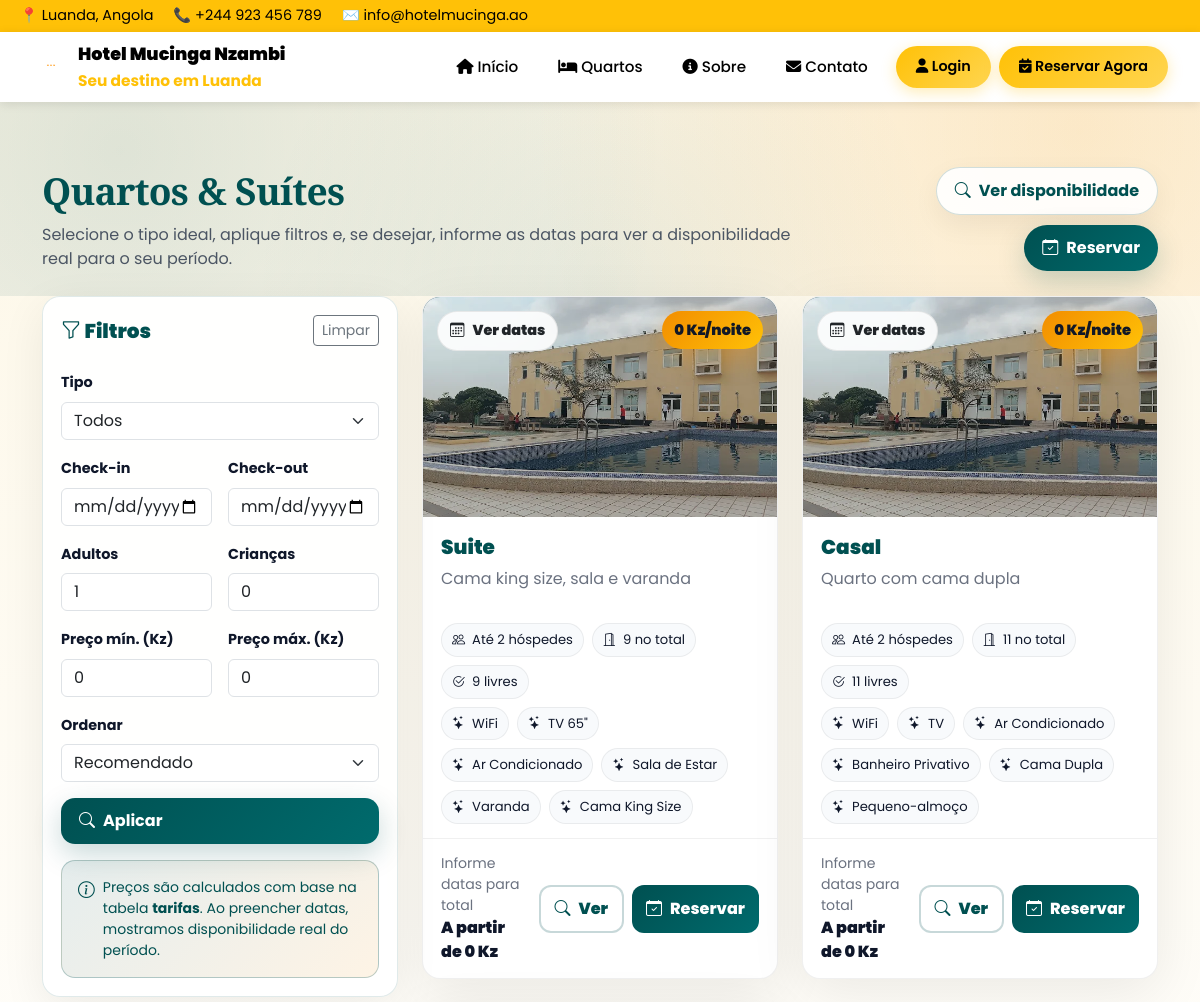
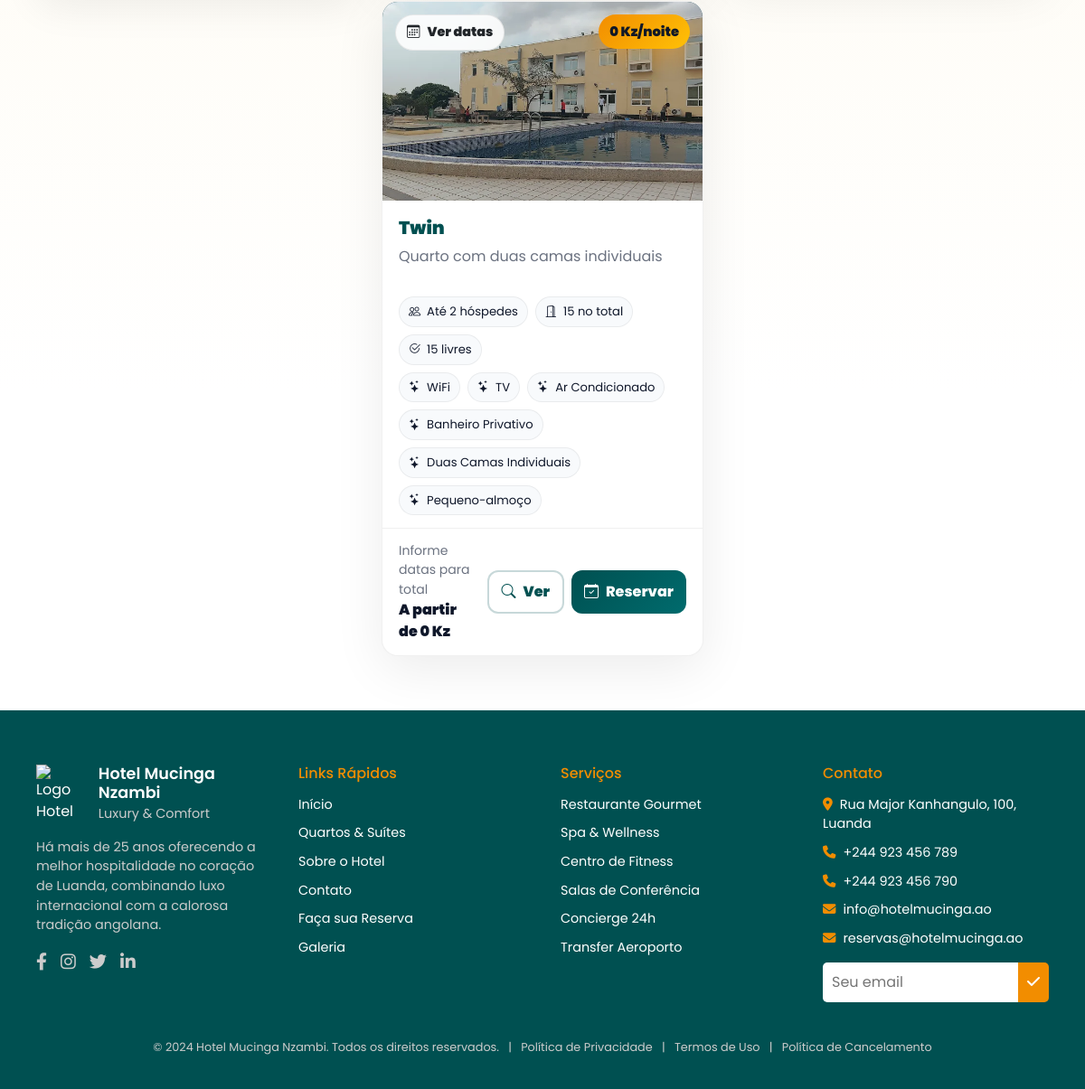
Screenshot of /quartos.php with the database file from the repository (2 pictures, top to bottom).
### tables this page shows
CREATE TABLE tipos_quarto (
    id INT AUTO_INCREMENT PRIMARY KEY,
    nome VARCHAR(255) NOT NULL,
    descricao TEXT,
    capacidade_adultos INT DEFAULT 2,
    capacidade_criancas INT DEFAULT 0,
    amenidades JSON,
    foto_capa VARCHAR(255),
    ativo TINYINT(1) DEFAULT 1,
    criado_em TIMESTAMP DEFAULT CURRENT_TIMESTAMP,
    atualizado_em TIMESTAMP DEFAULT CURRENT_TIMESTAMP ON UPDATE CURRENT_TIMESTAMP
);

### includes/helpers.php (called while the page is built, shortened)
<?php
function buscarTarifa($tipoQuartoId, $checkin) {
    $db = getDB();
    $stmt = $db->prepare("
        SELECT preco_noite
        FROM tarifas
        WHERE tipo_quarto_id = ?
        AND inicio <= ?
        AND fim >= ?
        ORDER BY inicio DESC
        LIMIT 1
    ");
    $stmt->execute([$tipoQuartoId, $checkin, $checkin]);
    $tarifa = $stmt->fetch();
    return $tarifa ? floatval($tarifa['preco_noite']) : 0;
}
?>

### quartos.php (the view, shortened to what this page needs)
<?php
require_once __DIR__ . '/includes/helpers.php';
$db = getDB();
function h($v){ return htmlspecialchars((string)$v, ENT_QUOTES, 'UTF-8'); }
function formatKz($valor) {
    return number_format((float)$valor, 0, ',', '.') . ' Kz';
}
$checkin  = $_GET['checkin']  ?? '';
$checkout = $_GET['checkout'] ?? '';
$adultos  = max(1, (int)($_GET['adultos'] ?? 1));
$criancas = max(0, (int)($_GET['criancas'] ?? 0));
$precoMin = (int)($_GET['preco_min'] ?? 0);
$precoMax = (int)($_GET['preco_max'] ?? 0);
$ordem    = $_GET['ordem'] ?? 'recomendado';
$datasValidas = false;
$dataTarifa = $datasValidas ? $checkin : date('Y-m-d');
$noites = $datasValidas ? calcularNoitesSafe($checkin, $checkout) : 0;
$sql = "
    SELECT
        tq.*,
        (SELECT COUNT(*) FROM quartos q
            WHERE q.tipo_quarto_id = tq.id
            AND q.status='ATIVO'
        ) AS total_ativos,
        (SELECT COUNT(*) FROM quartos q
            WHERE q.tipo_quarto_id = tq.id
            AND q.status='ATIVO'
            AND q.status_ocupacao='DISPONIVEL'
        ) AS total_disponiveis
    FROM tipos_quarto tq
    WHERE tq.ativo = 1
";
$params = [];
$sql .= " AND tq.capacidade_adultos >= ? ";
$params[] = $adultos;
$sql .= " AND (tq.capacidade_adultos + tq.capacidade_criancas) >= ? ";
$params[] = ($adultos + $criancas);
$sql .= " ORDER BY tq.capacidade_adultos ASC ";
$stmt = $db->prepare($sql);
$stmt->execute($params);
$tipos = $stmt->fetchAll(PDO::FETCH_ASSOC);
$cards = [];
foreach ($tipos as $tq) {
    $amenidades = json_decode($tq['amenidades'] ?? '[]', true);
    $precoNoite = (float) buscarTarifa((int)$tq['id'], $dataTarifa);
    $precoTotal = $datasValidas ? ($precoNoite * $noites) : 0;
    $disponivel = true;
    $quartoLivreId = null;
    $foto = !empty($tq['foto_capa']) ? $tq['foto_capa'] : 'imagens/pic3.jpg';
    $cards[] = [
        'id' => (int)$tq['id'],
        'nome' => $tq['nome'] ?? '',
        'descricao' => $tq['descricao'] ?? '',
        'cap_adultos' => (int)$tq['capacidade_adultos'],
        'cap_criancas' => (int)$tq['capacidade_criancas'],
        'amenidades' => $amenidades,
        'foto' => $foto,
        'total_ativos' => (int)($tq['total_ativos'] ?? 0),
        'total_disponiveis' => (int)($tq['total_disponiveis'] ?? 0),
        'preco_noite' => $precoNoite,
        'preco_total' => $precoTotal,
        'noites' => $noites,
        'datas_validas' => $datasValidas,
        'disponivel' => $disponivel,
        'quarto_livre_id' => $quartoLivreId
    ];
}
usort($cards, function($a, $b) use ($ordem) {
    if ($ordem === 'menor_preco') return $a['preco_noite'] <=> $b['preco_noite'];
    if ($ordem === 'maior_preco') return $b['preco_noite'] <=> $a['preco_noite'];
    if ($ordem === 'capacidade') {
        $capA = $a['cap_adultos'] + $a['cap_criancas'];
        $capB = $b['cap_adultos'] + $b['cap_criancas'];
        return $capB <=> $capA;
    }
    if ($a['disponivel'] !== $b['disponivel']) return $a['disponivel'] ? -1 : 1;
    return $a['preco_noite'] <=> $b['preco_noite'];
});
?>
<!DOCTYPE html>
<html lang="pt">
<head>
    <link rel="stylesheet" href="bootstrap/css/bootstrap.min.css">
    <link rel="stylesheet" href="https://cdn.jsdelivr.net/npm/bootstrap-icons@1.11.0/font/bootstrap-icons.css">
</head>
<body>
<?php include __DIR__ . '/includes/navbar.php'; ?>
<section class="page-hero">
    <div class="container position-relative">
        <div class="d-flex flex-column flex-lg-row align-items-lg-end justify-content-between gap-3">
            <div>
                <h1>Quartos & Suítes</h1>
                <p>
                    Selecione o tipo ideal, aplique filtros e, se desejar, informe as datas para ver
                    a disponibilidade real para o seu período.
                </p>
            </div>
            <div class="hero-actions">
                <a class="btn-soft" href="disponibilidade.php"><i class="bi bi-search"></i> Ver disponibilidade</a>
                <a class="btn-main" href="disponibilidade.php"><i class="bi bi-calendar-check"></i> Reservar</a>
            </div>
        </div>
    </div>
</section>
<section class="wrap">
    <div class="container">
        <div class="row g-4">
            <div class="col-lg-4">
                <form class="filter-card" method="GET" action="">
                    <div class="d-flex align-items-center justify-content-between mb-2">
                        <h5><i class="bi bi-funnel"></i> Filtros</h5>
                        <a class="btn btn-sm btn-outline-secondary" href="quartos.php">Limpar</a>
                    </div>
                    <div class="row g-3 mt-1">
                        <div class="col-12">
                            <label class="form-label">Tipo</label>
                            <select class="form-select" name="tipo_quarto_id">
                                <option value="0">Todos</option>
                            </select>
                        </div>
                        <div class="col-6">
                            <label class="form-label">Check-in</label>
                            <input type="date" class="form-control" name="checkin"
                                   value="<?= h($checkin) ?>" min="<?= date('Y-m-d') ?>">
                        </div>
                        <div class="col-6">
                            <label class="form-label">Check-out</label>
                            <input type="date" class="form-control" name="checkout"
                                   value="<?= h($checkout) ?>" min="<?= date('Y-m-d', strtotime('+1 day')) ?>">
                        </div>
                        <div class="col-6">
                            <label class="form-label">Adultos</label>
                            <input type="number" class="form-control" name="adultos" min="1" value="<?= (int)$adultos ?>">
                        </div>
                        <div class="col-6">
                            <label class="form-label">Crianças</label>
                            <input type="number" class="form-control" name="criancas" min="0" value="<?= (int)$criancas ?>">
                        </div>
                        <div class="col-6">
                            <label class="form-label">Preço mín. (Kz)</label>
                            <input type="number" class="form-control" name="preco_min" min="0" value="<?= (int)$precoMin ?>">
                        </div>
                        <div class="col-6">
                            <label class="form-label">Preço máx. (Kz)</label>
                            <input type="number" class="form-control" name="preco_max" min="0" value="<?= (int)$precoMax ?>">
                        </div>
                        <div class="col-12">
                            <label class="form-label">Ordenar</label>
                            <select class="form-select" name="ordem">
                                <option value="recomendado" <?= ($ordem==='recomendado'?'selected':'') ?>>Recomendado</option>
                            </select>
                        </div>
                        <div class="col-12 d-grid">
                            <button class="btn btn-main" type="submit" style="border-radius:14px;">
                                <i class="bi bi-search"></i> Aplicar
                            </button>
                        </div>
                        <div class="col-12">
                            <div class="alert alert-custom mb-0">
                                <div class="d-flex gap-2 align-items-start">
                                    <i class="bi bi-info-circle" style="font-size:1.05rem;"></i>
                                    <div class="small">
                                        Preços são calculados com base na tabela <strong>tarifas</strong>.
                                        Ao preencher datas, mostramos disponibilidade real do período.
                                    </div>
                                </div>
                            </div>
                        </div>
                    </div>
                </form>
            </div>
            <div class="col-lg-8">
                <div class="row g-4">
                    <?php foreach ($cards as $c): ?>
                        <?php
                            $capTotal = $c['cap_adultos'] + $c['cap_criancas'];
                            $statusTxt = $c['datas_validas']
                                ? ($c['disponivel'] ? 'Disponível' : 'Indisponível')
                                : 'Ver datas';
                            $statusIcon = $c['datas_validas']
                                ? ($c['disponivel'] ? 'bi-check-circle' : 'bi-x-circle')
                                : 'bi-calendar3';
                            $statusClass = $c['datas_validas']
                                ? ($c['disponivel'] ? 'ok' : 'no')
                                : '';
                            $link = "disponibilidade.php?"
                                . "tipo_quarto_id=" . (int)$c['id']
                                . "&checkin=" . urlencode($checkin)
                                . "&checkout=" . urlencode($checkout)
                                . "&adultos=" . (int)$adultos
                                . "&criancas=" . (int)$criancas;
                        ?>
                        <div class="col-md-6">
                            <div class="room-card">
                                <div class="room-img">
                                    <img src="<?= h($c['foto']) ?>" alt="<?= h($c['nome']) ?>">
                                    <div class="badge-price">
                                        <?= formatKz($c['preco_noite']) ?>/noite
                                    </div>
                                    <div class="badge-status <?= $statusClass ?>">
                                        <i class="bi <?= $statusIcon ?>"></i>
                                        <?= h($statusTxt) ?>
                                    </div>
                                </div>
                                <div class="room-body">
                                    <h3 class="room-title"><?= h($c['nome']) ?></h3>
                                    <div class="room-desc"><?= h($c['descricao']) ?></div>
                                    <div class="chips">
                                        <span class="chip"><i class="bi bi-people"></i> Até <?= (int)$capTotal ?> hóspedes</span>
                                        <span class="chip"><i class="bi bi-door-open"></i> <?= (int)$c['total_ativos'] ?> no total</span>
                                        <span class="chip"><i class="bi bi-check2-circle"></i> <?= (int)$c['total_disponiveis'] ?> livres</span>
                                    </div>
                                    <?php if (!empty($c['amenidades'])): ?>
                                        <div class="chips mt-2">
                                            <?php foreach (array_slice($c['amenidades'], 0, 6) as $am): ?>
                                                <span class="chip"><i class="bi bi-stars"></i> <?= h($am) ?></span>
                                            <?php endforeach; ?>
                                        </div>
                                    <?php endif; ?>
                                </div>
                                <div class="room-footer">
                                    <div>
                                        <?php if ($c['datas_validas']): ?>
                                            <div class="muted"><?= (int)$c['noites'] ?> noite(s)</div>
                                            <div class="total">Total: <?= formatKz($c['preco_total']) ?></div>
                                        <?php else: ?>
                                            <div class="muted">Informe datas para total</div>
                                            <div class="total">A partir de <?= formatKz($c['preco_noite']) ?></div>
                                        <?php endif; ?>
                                    </div>
                                    <div class="d-flex gap-2">
                                        <a class="btn-card-soft" href="<?= h($link) ?>">
                                            <i class="bi bi-search"></i> Ver
                                        </a>
                                        <a class="btn-card <?= ($c['datas_validas'] && !$c['disponivel']) ? 'disabled' : '' ?>"
                                           href="<?= h($link) ?>">
                                            <i class="bi bi-calendar-check"></i> Reservar
                                        </a>
                                    </div>
                                </div>
                            </div>
                        </div>
                    <?php endforeach; ?>
                </div>
            </div>
        </div>
    </div>
</section>
<?php include __DIR__ . '/includes/footer.php'; ?>
</body>
</html>

### rows the page displays
tipos_quarto: capacidade_criancas "0 Kz", statusTxt "Ver datas", nome "Suite", descricao "Cama king size, sala e varanda", capacidade_adultos "2", total_ativos "9", total_disponiveis "9", am "WiFi", am "TV 65\"", am "Ar Condicionado", am "Sala de Estar", am "Varanda", am "Cama King Size"
tipos_quarto: capacidade_criancas "0 Kz", statusTxt "Ver datas", nome "Casal", descricao "Quarto com cama dupla", capacidade_adultos "2", total_ativos "11", total_disponiveis "11", am "WiFi", am "TV", am "Ar Condicionado", am "Banheiro Privativo", am "Cama Dupla", am "Pequeno-almoço"
tipos_quarto: capacidade_criancas "0 Kz", statusTxt "Ver datas", nome "Twin", descricao "Quarto com duas camas individuais", capacidade_adultos "2", total_ativos "15", total_disponiveis "15", am "WiFi", am "TV", am "Ar Condicionado", am "Banheiro Privativo", am "Duas Camas Individuais", am "Pequeno-almoço"
